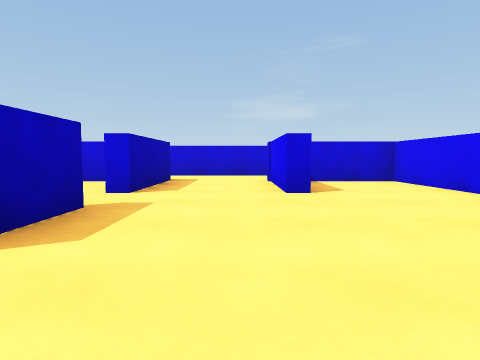
[1] (above)

24 first-person views from a walk through a scene from a Unity 3-D project. The camera is 0.52 m above the floor, tilts 4° down and sees 75° across. The floor is counted in squares, 1 m on a side. Each view is taken from the middle of a square. On the plan, view 1 faces up. The plan holds only what a view shows up to about 9 squares ahead; the rest is blank. The player is left out.

[2]
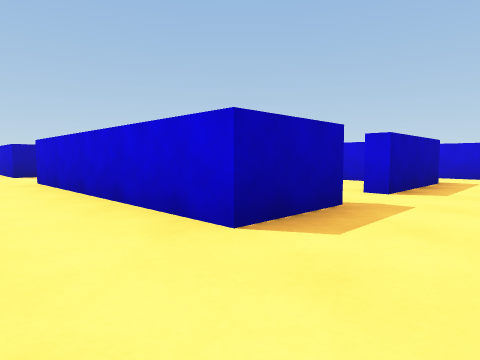

[3]
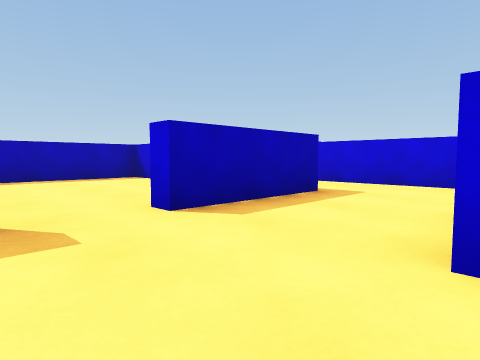

[4]
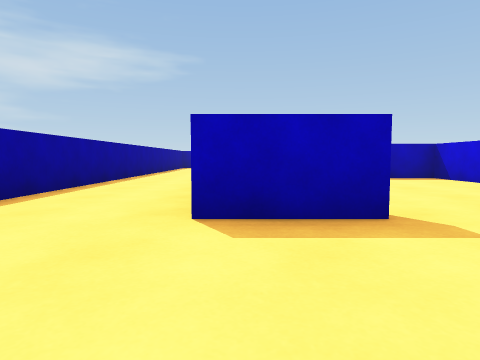

[5]
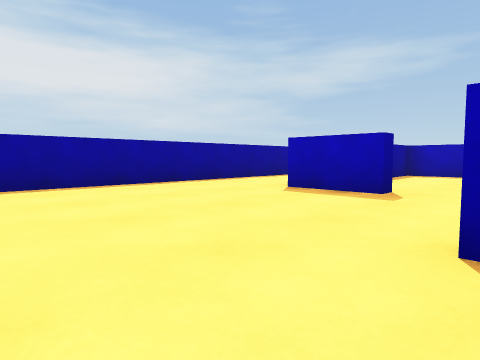

[6]
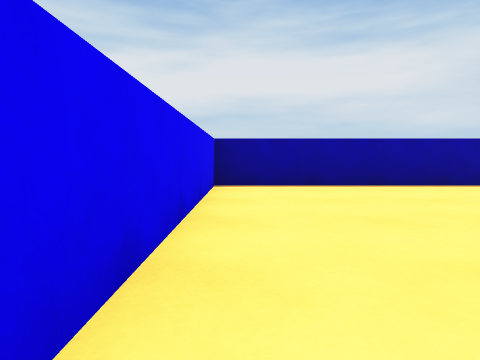

[7]
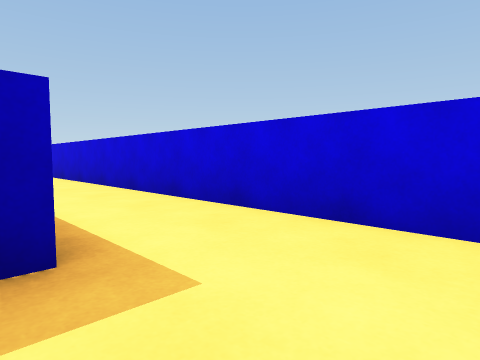

[8]
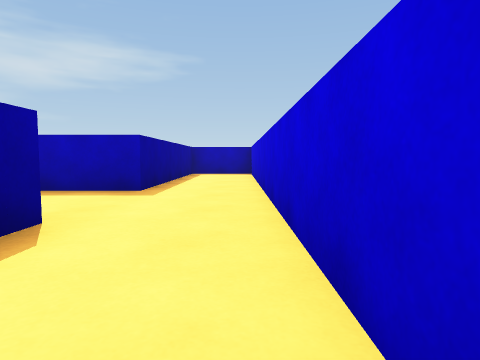

[9]
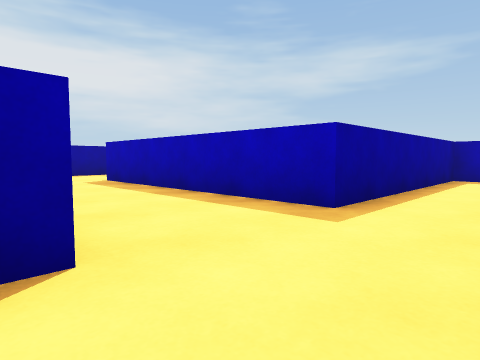

[10]
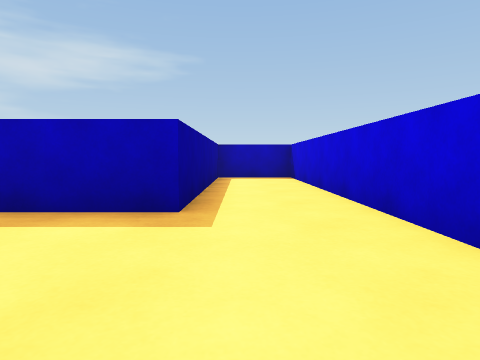

[11]
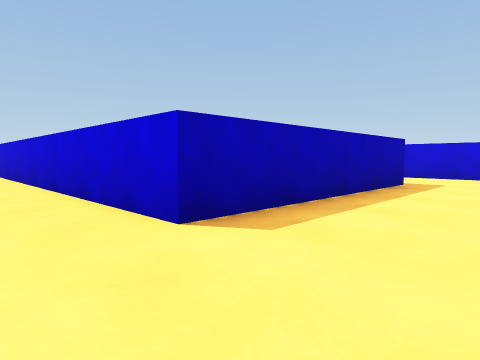

[12]
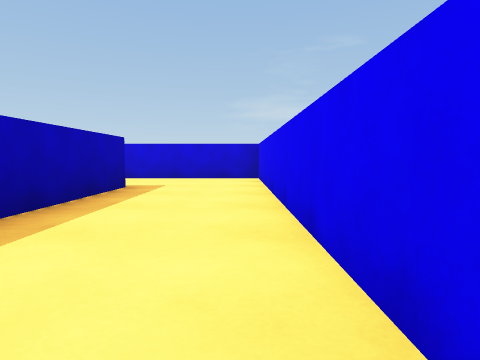

[13]
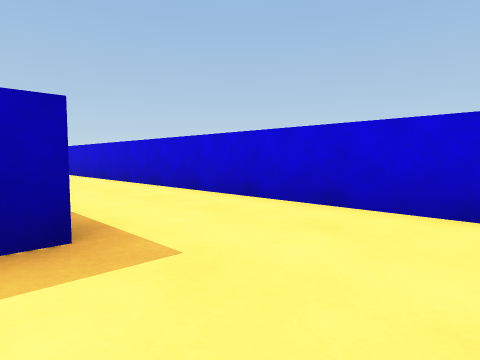

[14]
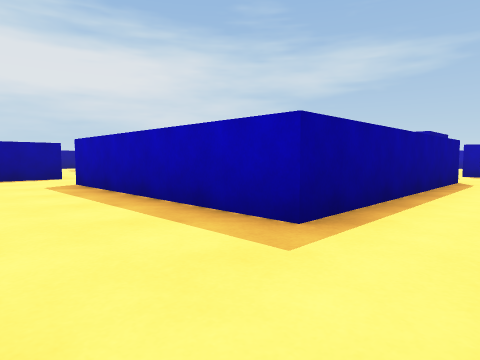

[15]
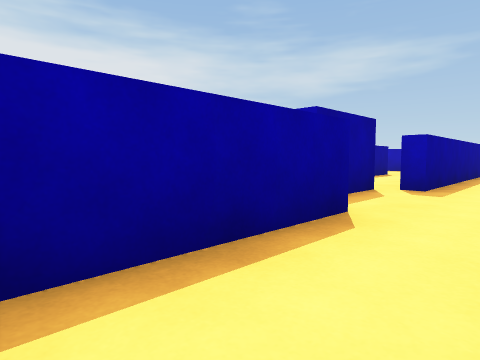

[16]
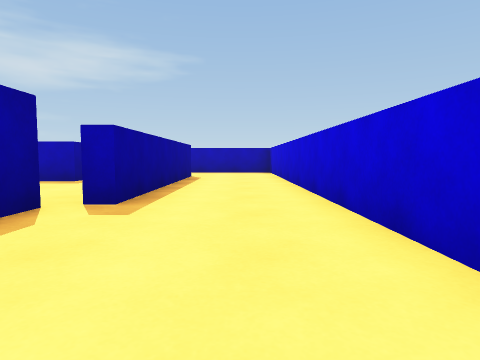

[17]
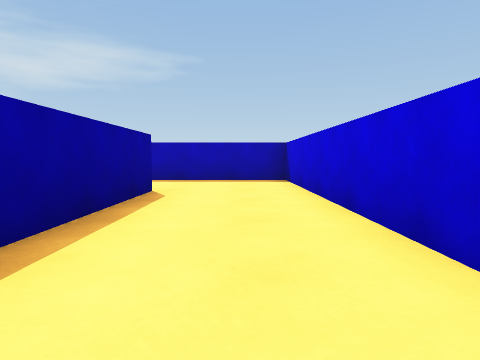

[18]
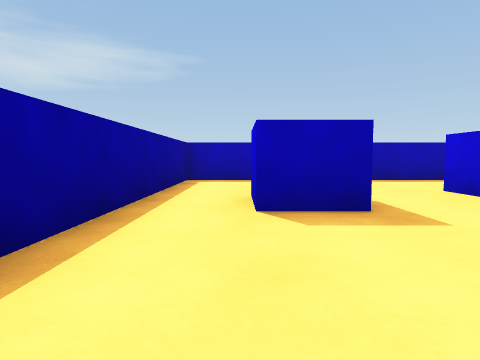

[19]
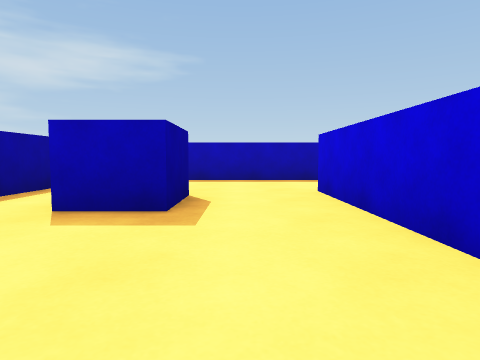

[20]
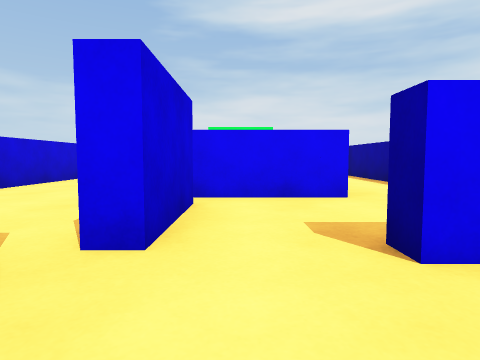

[21]
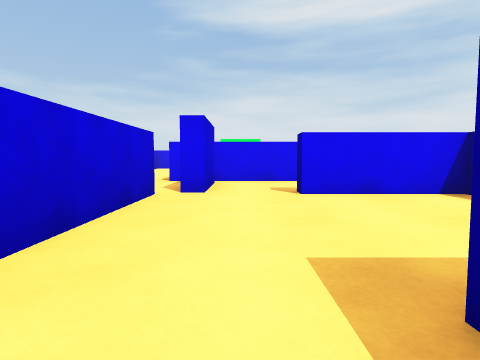

[22]
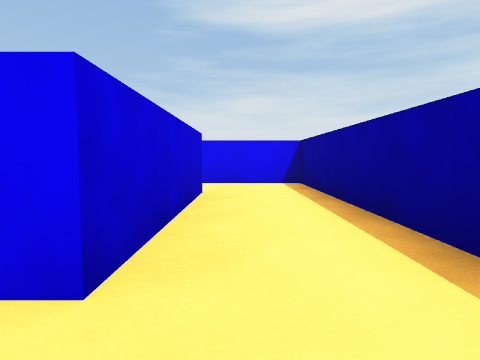

[23]
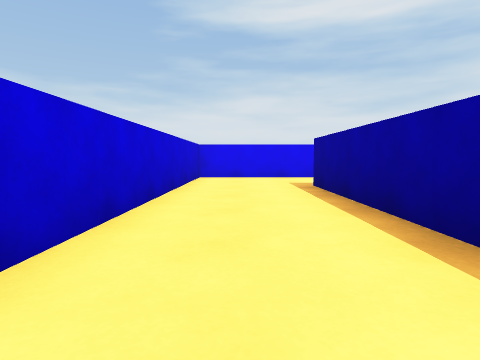

[24]
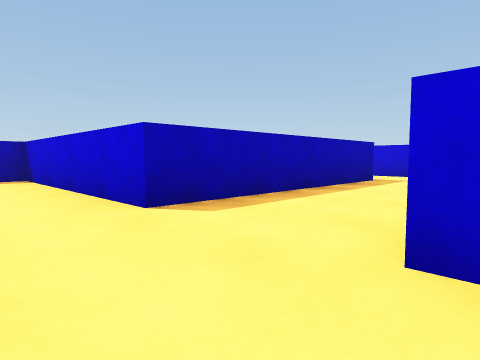

### Floor plan
Points are (right, up) in squares from view 1. A wall is a line through its corners. A room is listed if a view was taken in it or the views show most of it. See-through windows are left out.
Room 1 (views 1, 2, 3, 4, 5, 6, 7, 8, 9, 10, 24)
walls: (-6.8, 2) (-5.8, 2); (-5.5, 7) (-7.1, 7) (-7.1, 2.2); (-1.6, 3.1) (-1.6, 1.6) (-7.5, 1.6); (-3, 7) (-3.6, 7); (-7.5, 7.4) (-7, 7.4); (-1.6, 7.5) (-1.6, 5.9); (-8, -1) (3.5, -1) (3.5, 7) (1.5, 7); (0.6, 5.9) (0.6, 7); (0.6, 7.4) (1.9, 7.4); (0.9, 9.4) (-15.4, 9.4) (-15.4, 7.4) (-10, 7.4) (-10, 1.6) (-15.4, 1.6) (-15.4, 1)
ways out: opening at (1, 8.5) to room 2
Room 2 (views 11, 12, 13, 14, 15, 16, 17, 18, 19, 20, 21, 22, 23)
walls: (-7.4, 13.9) (-6.9, 13.9); (-4.5, 9.7) (0.6, 9.7) (0.6, 11.9); (-7.5, 9.6) (-7.5, 11.1); (-1.2, 11.6) (-4.9, 11.6) (-4.9, 14.6) (0.9, 14.6) (0.9, 9.4); (-13, 14.6) (-7.5, 14.6) (-7.5, 14.2) (-13, 14.2); (3.5, 9.5) (3.5, 17.1) (-13.4, 17.1); (-15.4, 17.1) (-15.4, 9.7) (-9.5, 9.7)
ways out: opening at (1, 8.5) to room 1; opening at (-14.5, 17)
objects: green cube (-4, 13) to (-3, 13)

Where each view was taken, in squares from view 1:
view 1: 0 up, 0 right, facing up
view 2: 0 up, 0 right, facing up-left
view 3: 3 up, 1 right, facing up-left
view 4: 2 up, 1 right, facing left
view 5: 5 up, 3 right, facing down-left
view 6: 5 up, 3 right, facing down
view 7: 7 up, 0 right, facing up-left
view 8: 9 up, 5 left, facing left
view 9: 9 up, 7 left, facing down-left
view 10: 8 up, 7 left, facing left
view 11: 8 up, 3 right, facing up-left
view 12: 9 up, 3 right, facing up
view 13: 14 up, 3 right, facing up-left
view 14: 16 up, 3 right, facing down-left
view 15: 16 up, 2 left, facing down-left
view 16: 16 up, 4 left, facing left
view 17: 16 up, 8 left, facing left
view 18: 11 up, 8 left, facing left
view 19: 13 up, 8 left, facing left
view 20: 13 up, 9 left, facing right
view 21: 13 up, 12 left, facing right
view 22: 11 up, 6 left, facing right
view 23: 16 up, 5 left, facing right
view 24: 0 up, 7 left, facing up-left
